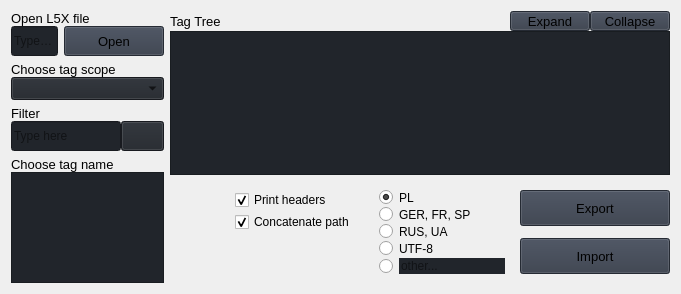
                         <widget class="QWidget" name="scrollAreaWidgetContents_tE">
                          <property name="geometry">
                           <rect>
                            <x>0</x>
                            <y>0</y>
                            <width>681</width>
                            <height>294</height>
                           </rect>
                          </property>
                          <layout class="QHBoxLayout" name="horizontalLayout_7" stretch="1,2">
                           <item>
                            <layout class="QVBoxLayout" name="tE_LeftColumn">
                             <item>
                              <layout class="QGridLayout" name="tE_OpenFile">
                               <property name="verticalSpacing">
                                <number>0</number>
                               </property>
                               <item row="1" column="1">
                                <widget class="QPushButton" name="pushButton_tE_OpenFile">
                                 <property name="minimumSize">
                                  <size>
                                   <width>100</width>
                                   <height>30</height>
                                  </size>
                                 </property>
                                 <property name="font">
                                  <font>
                                   <pointsize>10</pointsize>
                                   <italic>false</italic>
                                   <bold>false</bold>
                                  </font>
                                 </property>
                                 <property name="cursor">
                                  <cursorShape>PointingHandCursor</cursorShape>
                                 </property>
                                 <property name="styleSheet">
                                  <string notr="true">background-color: rgb(52, 59, 72);</string>
                                 </property>
                                 <property name="text">
                                  <string>Open</string>
                                 </property>
                                 <property name="icon">
                                  <iconset resource="resources.qrc">
                                   <normaloff>:/icons/images/icons/cil-folder-open.png</normaloff>:/icons/images/icons/cil-folder-open.png</iconset>
                                 </property>
                                </widget>
                               </item>
                               <item row="0" column="0" colspan="2">
                                <widget class="QLabel" name="labelBox_tE_OpenFile">
                                 <property name="font">
                                  <font>
                                   <pointsize>10</pointsize>
                                   <italic>false</italic>
                                   <bold>false</bold>
                                  </font>
                                 </property>
                                 <property name="styleSheet">
                                  <string notr="true"/>
                                 </property>
                                 <property name="text">
                                  <string>Open L5X file</string>
                                 </property>
                                </widget>
                               </item>
                               <item row="1" column="0">
                                <widget class="QLineEdit" name="lineEdit_tE_OpenFile">
                                 <property name="minimumSize">
                                  <size>
                                   <width>0</width>
                                   <height>30</height>
                                  </size>
                                 </property>
                                 <property name="styleSheet">
                                  <string notr="true">background-color: rgb(33, 37, 43);</string>
                                 </property>
                                 <property name="text">
                                  <string/>
                                 </property>
                                 <property name="placeholderText">
                                  <string>Type here</string>
                                 </property>
                                </widget>
                               </item>
                              </layout>
                             </item>
                             <item>
                              <layout class="QVBoxLayout" name="tE_ChooseScope">
                               <property name="spacing">
                                <number>0</number>
                               </property>
                               <item>
                                <widget class="QLabel" name="labelBox_tE_ChooseScope">
                                 <property name="font">
                                  <font>
                                   <pointsize>10</pointsize>
                                   <italic>false</italic>
                                   <bold>false</bold>
                                  </font>
                                 </property>
                                 <property name="styleSheet">
                                  <string notr="true"/>
                                 </property>
                                 <property name="text">
                                  <string>Choose tag scope</string>
                                 </property>
                                </widget>
                               </item>
                               <item>
                                <widget class="QComboBox" name="comboBox_tE_ChooseScope">
                                 <property name="font">
                                  <font>
                                   <pointsize>10</pointsize>
                                   <italic>false</italic>
                                   <bold>false</bold>
                                  </font>
                                 </property>
                                 <property name="autoFillBackground">
                                  <bool>false</bool>
                                 </property>
                                 <property name="styleSheet">
                                  <string notr="true">background-color: rgb(33, 37, 43);</string>
                                 </property>
                                 <property name="iconSize">
                                  <size>
                                   <width>16</width>
                                   <height>16</height>
                                  </size>
                                 </property>
                                 <property name="frame">
                                  <bool>true</bool>
                                 </property>
                                </widget>
                               </item>
                              </layout>
                             </item>
                             <item>
                              <layout class="QVBoxLayout" name="tE_Filter">
                               <property name="spacing">
                                <number>0</number>
                               </property>
                               <item>
                                <widget class="QLabel" name="labelBox_tE_Filter">
                                 <property name="font">
                                  <font>
                                   <pointsize>10</pointsize>
                                   <italic>false</italic>
                                   <bold>false</bold>
                                  </font>
                                 </property>
                                 <property name="styleSheet">
                                  <string notr="true"/>
                                 </property>
                                 <property name="text">
                                  <string>Filter</string>
                                 </property>
                                </widget>
                               </item>
                               <item>
                                <layout class="QHBoxLayout" name="horizontalLayout_tE_Filter">
                                 <property name="spacing">
                                  <number>0</number>
                                 </property>
                                 <item>
                                  <widget class="QLineEdit" name="lineEdit_tE_Filter">
                                   <property name="minimumSize">
                                    <size>
                                     <width>0</width>
                                     <height>30</height>
                                    </size>
                                   </property>
                                   <property name="styleSheet">
                                    <string notr="true">background-color: rgb(33, 37, 43);</string>
                                   </property>
                                   <property name="text">
                                    <string/>
                                   </property>
                                   <property name="placeholderText">
                                    <string>Type here</string>
                                   </property>
                                  </widget>
                                 </item>
                                 <item>
                                  <widget class="QPushButton" name="pushButton_tE_Filter">
                                   <property name="minimumSize">
                                    <size>
                                     <width>30</width>
                                     <height>30</height>
                                    </size>
                                   </property>
                                   <property name="font">
                                    <font>
                                     <pointsize>10</pointsize>
                                     <italic>false</italic>
                                     <bold>false</bold>
                                    </font>
                                   </property>
                                   <property name="cursor">
                                    <cursorShape>PointingHandCursor</cursorShape>
                                   </property>
                                   <property name="styleSheet">
                                    <string notr="true">background-color: rgb(33, 37, 43);</string>
                                   </property>
                                   <property name="text">
                                    <string/>
                                   </property>
                                   <property name="icon">
                                    <iconset resource="resources.qrc">
                                     <normaloff>:/icons/images/icons/icon_close.png</normaloff>:/icons/images/icons/icon_close.png</iconset>
                                   </property>
                                   <property name="iconSize">
                                    <size>
                                     <width>16</width>
                                     <height>16</height>
                                    </size>
                                   </property>
                                  </widget>
                                 </item>
                                </layout>
                               </item>
                              </layout>
                             </item>
                             <item>
                              <layout class="QVBoxLayout" name="tE_ChooseTag">
                               <property name="spacing">
                                <number>0</number>
                               </property>
                               <item>
                                <widget class="QLabel" name="labelBox_tE_ChooseTag">
                                 <property name="font">
                                  <font>
                                   <pointsize>10</pointsize>
                                   <italic>false</italic>
                                   <bold>false</bold>
                                  </font>
                                 </property>
                                 <property name="styleSheet">
                                  <string notr="true"/>
                                 </property>
                                 <property name="text">
                                  <string>Choose tag name</string>
                                 </property>
                                </widget>
                               </item>
                               <item>
                                <widget class="QListWidget" name="listWidget_tE_ChooseTag">
                                 <property name="minimumSize">
                                  <size>
                                   <width>0</width>
                                   <height>80</height>
                                  </size>
                                 </property>
                                 <property name="styleSheet">
                                  <string notr="true">background-color: rgb(33, 37, 43);</string>
                                 </property>
                                </widget>
                               </item>
                              </layout>
                             </item>
                            </layout>
                           </item>
                           <item>
                            <layout class="QVBoxLayout" name="tE_RightColumn">
                             <item>
                              <layout class="QVBoxLayout" name="tE_TagTree">
                               <property name="spacing">
                                <number>0</number>
                               </property>
                               <item>
                                <layout class="QHBoxLayout" name="horizontalLayout_te_TagTree">
                                 <item>
                                  <widget class="QLabel" name="labelBox_tE_TagTree">
                                   <property name="font">
                                    <font>
                                     <pointsize>10</pointsize>
                                     <italic>false</italic>
                                     <bold>false</bold>
                                    </font>
                                   </property>
                                   <property name="styleSheet">
                                    <string notr="true"/>
                                   </property>
                                   <property name="text">
                                    <string>Tag Tree</string>
                                   </property>
                                  </widget>
                                 </item>
                                 <item>
                                  <spacer name="horizontalSpacer">
                                   <property name="orientation">
                                    <enum>Qt::Horizontal</enum>
                                   </property>
                                   <property name="sizeHint" stdset="0">
                                    <size>
                                     <width>40</width>
                                     <height>20</height>
                                    </size>
                                   </property>
                                  </spacer>
                                 </item>
                                 <item>
                                  <widget class="QPushButton" name="pushButton_tE_Expand">
                                   <property name="minimumSize">
                                    <size>
                                     <width>75</width>
                                     <height>15</height>
                                    </size>
                                   </property>
                                   <property name="font">
                                    <font>
                                     <pointsize>10</pointsize>
                                     <italic>false</italic>
                                     <bold>false</bold>
                                    </font>
                                   </property>
                                   <property name="cursor">
                                    <cursorShape>PointingHandCursor</cursorShape>
                                   </property>
                                   <property name="styleSheet">
                                    <string notr="true">background-color: rgb(52, 59, 72);</string>
                                   </property>
                                   <property name="text">
                                    <string>Expand</string>
                                   </property>
                                  </widget>
                                 </item>
                                 <item>
                                  <widget class="QPushButton" name="pushButton_tE_Collapse">
                                   <property name="minimumSize">
                                    <size>
                                     <width>75</width>
                                     <height>15</height>
                                    </size>
                                   </property>
                                   <property name="font">
                                    <font>
                                     <pointsize>10</pointsize>
                                     <italic>false</italic>
                                     <bold>false</bold>
                                    </font>
                                   </property>
                                   <property name="cursor">
                                    <cursorShape>PointingHandCursor</cursorShape>
                                   </property>
                                   <property name="styleSheet">
                                    <string notr="true">background-color: rgb(52, 59, 72);</string>
                                   </property>
                                   <property name="text">
                                    <string>Collapse</string>
                                   </property>
                                  </widget>
                                 </item>
                                </layout>
                               </item>
                               <item>
                                <widget class="QTreeView" name="treeView_tE_TagTree">
                                 <property name="minimumSize">
                                  <size>
                                   <width>500</width>
                                   <height>0</height>
                                  </size>
                                 </property>
                                 <property name="styleSheet">
                                  <string notr="true">background-color: rgb(33, 37, 43);</string>
                                 </property>
                                </widget>
                               </item>
                              </layout>
                             </item>
                             <item>
                              <layout class="QHBoxLayout" name="tE_Export">
                               <item>
                                <spacer name="horizontalSpacer_2">
                                 <property name="orientation">
                                  <enum>Qt::Horizontal</enum>
                                 </property>
                                 <property name="sizeHint" stdset="0">
                                  <size>
                                   <width>40</width>
                                   <height>20</height>
                                  </size>
                                 </property>
                                </spacer>
                               </item>
                               <item alignment="Qt::AlignTop">
                                <widget class="QFrame" name="horizontalFrame">
                                 <layout class="QVBoxLayout" name="tE_Options_group">
                                  <property name="spacing">
                                   <number>2</number>
                                  </property>
                                  <property name="sizeConstraint">
                                   <enum>QLayout::SetMinimumSize</enum>
                                  </property>
                                  <item>
                                   <widget class="QCheckBox" name="checkBox_tE_PrintHeaders">
                                    <property name="text">
                                     <string>Print headers</string>
                                    </property>
                                    <property name="checked">
                                     <bool>true</bool>
                                    </property>
                                   </widget>
                                  </item>
                                  <item>
                                   <widget class="QCheckBox" name="checkBox_tE_ConcatenatePath">
                                    <property name="text">
                                     <string>Concatenate path</string>
                                    </property>
                                    <property name="checked">
                                     <bool>true</bool>
                                    </property>
                                   </widget>
                                  </item>
                                 </layout>
                                </widget>
                               </item>
                               <item>
                                <widget class="QGroupBox" name="tE_RadioButton_group">
                                 <property name="styleSheet">
                                  <string notr="true">border: rgb(255,0,0);</string>
                                 </property>
                                 <layout class="QVBoxLayout" name="tE_RadioButtons">
                                  <property name="spacing">
                                   <number>2</number>
                                  </property>
                                  <item>
                                   <widget class="QRadioButton" name="radioButton_tE_PL">
                                    <property name="toolTip">
                                     <string>&lt;html&gt;&lt;head/&gt;&lt;body&gt;&lt;p&gt;Windows-1250&lt;/p&gt;&lt;/body&gt;&lt;/html&gt;</string>
                                    </property>
                                    <property name="styleSheet">
                                     <string notr="true"/>
                                    </property>
                                    <property name="text">
                                     <string>PL</string>
                                    </property>
                                    <property name="checked">
                                     <bool>true</bool>
                                    </property>
                                   </widget>
                                  </item>
                                  <item>
                                   <widget class="QRadioButton" name="radioButton_tE_GFS">
                                    <property name="toolTip">
                                     <string>&lt;html&gt;&lt;head/&gt;&lt;body&gt;&lt;p&gt;Windows-1252&lt;/p&gt;&lt;/body&gt;&lt;/html&gt;</string>
                                    </property>
                                    <property name="styleSheet">
                                     <string notr="true"/>
                                    </property>
                                    <property name="text">
                                     <string>GER, FR, SP</string>
                                    </property>
                                   </widget>
                                  </item>
                                  <item>
                                   <widget class="QRadioButton" name="radioButton_tE_RU">
                                    <property name="toolTip">
                                     <string>&lt;html&gt;&lt;head/&gt;&lt;body&gt;&lt;p&gt;Windows-1251&lt;/p&gt;&lt;/body&gt;&lt;/html&gt;</string>
                                    </property>
                                    <property name="styleSheet">
                                     <string notr="true"/>
                                    </property>
                                    <property name="text">
                                     <string>RUS, UA</string>
                                    </property>
                                   </widget>
                                  </item>
                                  <item>
                                   <widget class="QRadioButton" name="radioButton_tE_UTF">
                                    <property name="toolTip">
                                     <string>&lt;html&gt;&lt;head/&gt;&lt;body&gt;&lt;p&gt;UTF-8&lt;/p&gt;&lt;/body&gt;&lt;/html&gt;</string>
                                    </property>
                                    <property name="styleSheet">
                                     <string notr="true"/>
                                    </property>
                                    <property name="text">
                                     <string>UTF-8</string>
                                    </property>
                                   </widget>
                                  </item>
                                  <item>
                                   <layout class="QHBoxLayout" name="horizontalLayout_tE_RadioButtons">
                                    <property name="spacing">
                                     <number>0</number>
                                    </property>
                                    <property name="sizeConstraint">
                                     <enum>QLayout::SetDefaultConstraint</enum>
                                    </property>
                                    <item>
                                     <widget class="QRadioButton" name="radioButton_tE_Custom">
                                      <property name="maximumSize">
                                       <size>
                                        <width>22</width>
                                        <height>16777215</height>
                                       </size>
                                      </property>
                                      <property name="toolTip">
                                       <string>&lt;html&gt;&lt;head/&gt;&lt;body&gt;&lt;p&gt;type custom encoder&lt;/p&gt;&lt;/body&gt;&lt;/html&gt;</string>
                                      </property>
                                      <property name="styleSheet">
                                       <string notr="true"/>
                                      </property>
                                      <property name="text">
                                       <string/>
                                      </property>
                                     </widget>
                                    </item>
                                    <item>
                                     <widget class="QLineEdit" name="lineEdit_tE_RadioButton_Custom">
                                      <property name="sizePolicy">
                                       <sizepolicy hsizetype="Minimum" vsizetype="Minimum">
                                        <horstretch>0</horstretch>
                                        <verstretch>0</verstretch>
                                       </sizepolicy>
                                      </property>
                                      <property name="minimumSize">
                                       <size>
                                        <width>0</width>
                                        <height>0</height>
                                       </size>
                                      </property>
                                      <property name="styleSheet">
                                       <string notr="true">background-color: rgb(33, 37, 43);</string>
                                      </property>
                                      <property name="text">
                                       <string/>
                                      </property>
                                      <property name="placeholderText">
                                       <string>other...</string>
                                      </property>
                                     </widget>
                                    </item>
                                   </layout>
                                  </item>
                                 </layout>
                                </widget>
                               </item>
                               <item>
                                <layout class="QVBoxLayout" name="te_ExportImport_layout">
                                 <property name="spacing">
                                  <number>12</number>
                                 </property>
                                 <property name="topMargin">
                                  <number>9</number>
                                 </property>
                                 <property name="bottomMargin">
                                  <number>9</number>
                                 </property>
                                 <item>
                                  <widget class="QPushButton" name="pushButton_tE_Export">
                                   <property name="sizePolicy">
                                    <sizepolicy hsizetype="Preferred" vsizetype="Preferred">
                                     <horstretch>0</horstretch>
                                     <verstretch>0</verstretch>
                                    </sizepolicy>
                                   </property>
                                   <property name="minimumSize">
                                    <size>
                                     <width>150</width>
                                     <height>24</height>
                                    </size>
                                   </property>
                                   <property name="font">
                                    <font>
                                     <pointsize>10</pointsize>
                                     <italic>false</italic>
                                     <bold>false</bold>
                                    </font>
                                   </property>
                                   <property name="cursor">
                                    <cursorShape>PointingHandCursor</cursorShape>
                                   </property>
                                   <property name="styleSheet">
                                    <string notr="true">background-color: rgb(52, 59, 72);</string>
                                   </property>
                                   <property name="text">
                                    <string>Export</string>
                                   </property>
                                   <property name="flat">
                                    <bool>false</bool>
                                   </property>
                                  </widget>
                                 </item>
                                 <item>
                                  <widget class="QPushButton" name="pushButton_tE_Import">
                                   <property name="sizePolicy">
                                    <sizepolicy hsizetype="Preferred" vsizetype="Preferred">
                                     <horstretch>0</horstretch>
                                     <verstretch>0</verstretch>
                                    </sizepolicy>
                                   </property>
                                   <property name="minimumSize">
                                    <size>
                                     <width>150</width>
                                     <height>24</height>
                                    </size>
                                   </property>
                                   <property name="font">
                                    <font>
                                     <pointsize>10</pointsize>
                                     <italic>false</italic>
                                     <bold>false</bold>
                                    </font>
                                   </property>
                                   <property name="cursor">
                                    <cursorShape>PointingHandCursor</cursorShape>
                                   </property>
                                   <property name="styleSheet">
                                    <string notr="true">background-color: rgb(52, 59, 72);</string>
                                   </property>
                                   <property name="text">
                                    <string>Import</string>
                                   </property>
                                   <property name="flat">
                                    <bool>false</bool>
                                   </property>
                                  </widget>
                                 </item>
                                </layout>
                               </item>
                              </layout>
                             </item>
                            </layout>
                           </item>
                          </layout>
                         </widget>
